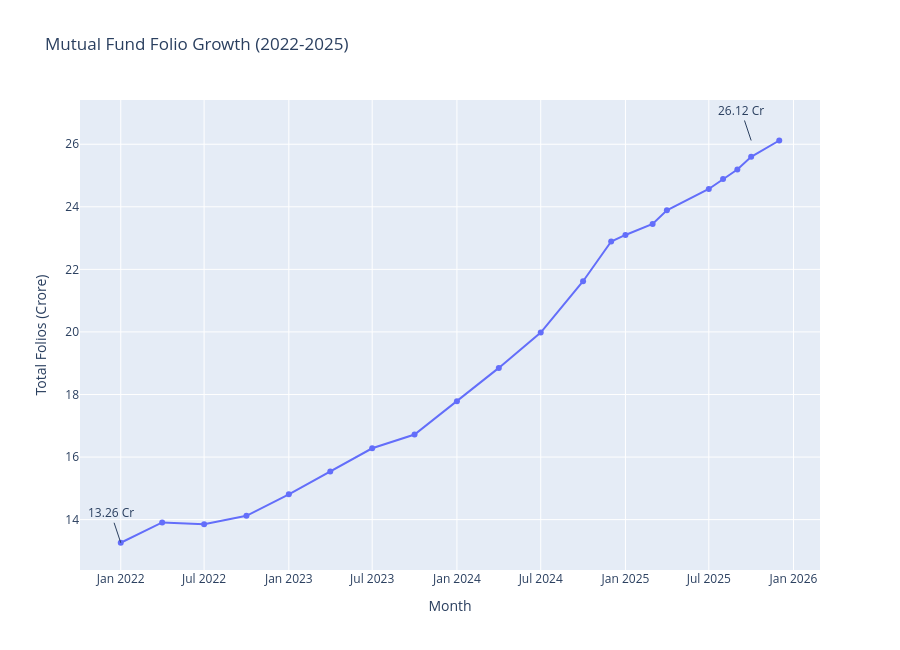

Notebook cell for this chart:
### Code cell
import pandas as pd
import plotly.express as px

folio = pd.read_csv(
    "data/processed/clean_industry_folio_count.csv"
)

folio["month"] = pd.to_datetime(folio["month"])

fig = px.line(
    folio,
    x="month",
    y="total_folios_crore",
    markers=True,
    title="Mutual Fund Folio Growth (2022-2025)"
)

# Starting point
fig.add_annotation(
    x="2022-01-01",
    y=13.26,
    text="13.26 Cr",
    showarrow=True
)

# Ending point
fig.add_annotation(
    x="2025-10-01",
    y=26.12,
    text="26.12 Cr",
    showarrow=True
)

fig.update_layout(
    xaxis_title="Month",
    yaxis_title="Total Folios (Crore)",
    height=650
)

fig.show()
fig.write_image(
    "reports/charts/folio_growth.png"
)

### Figure 1 — Plotly figure (JSON) as saved in the notebook; plotly's stock layout.template omitted (floating-point values rounded to 4 significant figures)
{"data": [{"hovertemplate": "month=%{x}<br>total_folios_crore=%{y}<extra></extra>", "legendgroup": "", "line": {"color": "#636efa", "dash": "solid"}, "marker": {"symbol": "circle"}, "mode": "lines+markers", "name": "", "orientation": "v", "showlegend": false, "type": "scatter", "x": ["2022-01-01T00:00:00", "2022-04-01T00:00:00", "2022-07-01T00:00:00", "2022-10-01T00:00:00", "2023-01-01T00:00:00", "2023-04-01T00:00:00", "2023-07-01T00:00:00", "2023-10-01T00:00:00", "2024-01-01T00:00:00", "2024-04-01T00:00:00", "2024-07-01T00:00:00", "2024-10-01T00:00:00", "2024-12-01T00:00:00", "2025-01-01T00:00:00", "2025-03-01T00:00:00", "2025-04-01T00:00:00", "2025-07-01T00:00:00", "2025-08-01T00:00:00", "2025-09-01T00:00:00", "2025-10-01T00:00:00", "2025-12-01T00:00:00"], "xaxis": "x", "y": [13.26, 13.91, 13.85, 14.12, 14.81, 15.54, 16.28, 16.72, 17.78, 18.85, 19.98, 21.62, 22.89, 23.1, 23.45, 23.89, 24.57, 24.89, 25.19, 25.6, 26.12], "yaxis": "y"}], "layout": {"annotations": [{"showarrow": true, "text": "13.26 Cr", "x": "2022-01-01", "y": 13.26}, {"showarrow": true, "text": "26.12 Cr", "x": "2025-10-01", "y": 26.12}], "height": 650, "legend": {"tracegroupgap": 0}, "title": {"text": "Mutual Fund Folio Growth (2022-2025)"}, "xaxis": {"anchor": "y", "domain": [0, 1], "title": {"text": "Month"}}, "yaxis": {"anchor": "x", "domain": [0, 1], "title": {"text": "Total Folios (Crore)"}}}}
